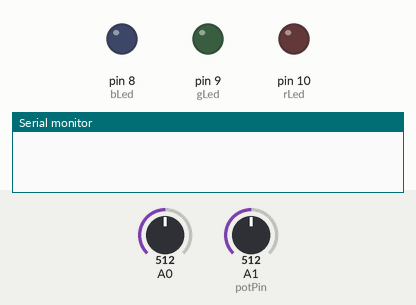
Simulated run of this sketch. Board: Arduino Uno, built with avr-gcc and run on an emulated ATmega328P. Shown: output pins drawn as LEDs (lit = HIGH), the last lines printed to the serial monitor. Dashed ring = blinking. The test bench sets the inputs (shaded band); at power-on: A0 = 512, A1 (potPin) = 512.

Above: at 1.2 s.
1.3 s: A0 set to 106
2.8 s: A0 set to 95
At 4.2 s:
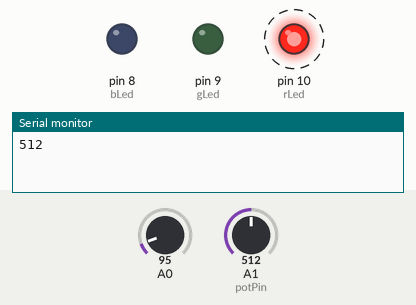
5.8 s: A0 set to 122
At 6.2 s:
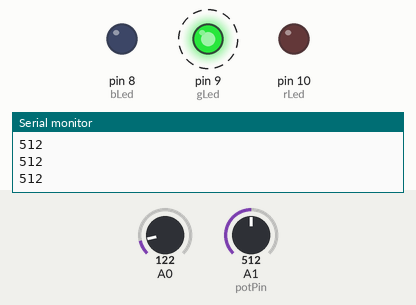
8.8 s: A1 (potPin) set to 689
11.8 s: A1 (potPin) set to 713
At 12.2 s:
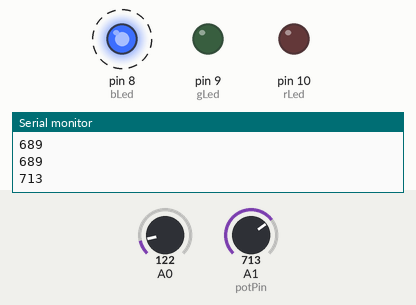
14.8 s: A1 (potPin) set to 690
At 15.2 s:
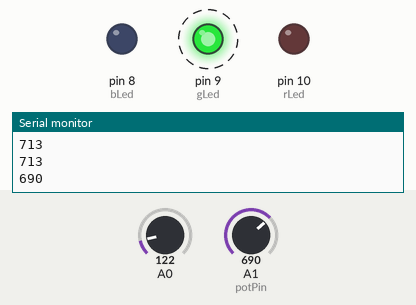
Timing chart, 0 to 18.8 s (numbered marks = the images above; inputs shaded):
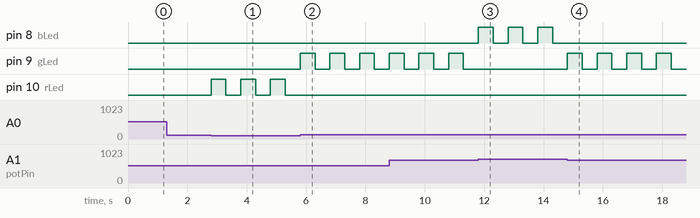

Measured:
- the behaviour switches between 101 and 100 on A0 (found by bisection; images 0 and 1)
- the behaviour switches between 700 and 701 on A1 (potPin) (found by bisection; images 2 and 3)
- after the input at 1.3 s, every drawn part: stays the same
- after the input at 2.8 s, pin 10 (rLed): alternates HIGH for 0.50 s and LOW for 0.50 s, starting at once
- after the input at 5.8 s, pin 9 (gLed): alternates HIGH for 0.50 s and LOW for 0.50 s, starting at once; pin 10 (rLed): stops changing and stays LOW
- after the input at 11.8 s, pin 8 (bLed): alternates HIGH for 0.50 s and LOW for 0.50 s, starting at once; pin 9 (gLed): stops changing and stays LOW
- after the input at 14.8 s, pin 8 (bLed): stops changing and stays LOW; pin 9 (gLed): alternates HIGH for 0.50 s and LOW for 0.50 s, starting at once

The sketch:

While.ino
```cpp
const int rLed = 10;
const int gLed = 9;
const int bLed = 8;
const int potPin = 1;
int potReading;


void setup() {
pinMode(rLed, OUTPUT);
pinMode(gLed, OUTPUT);
pinMode(bLed, OUTPUT);
Serial.begin(9600);

}

void blink(int ledToBlink, int timeToDelay){
digitalWrite(ledToBlink, HIGH);
delay(timeToDelay);
digitalWrite(ledToBlink, LOW);
delay(timeToDelay);


}

void loop() {

  while(analogRead(potReading) <= 100){
    blink(rLed, 500);
    potReading = analogRead(potPin);
    Serial.println(potReading);
  }
  while(potReading > 100 && potReading <= 700){
    blink(gLed, 500);
    potReading = analogRead(potPin);
    Serial.println(potReading);
  }
  while(potReading > 700){
    blink(bLed, 500);
    potReading = analogRead(potPin);
    Serial.println(potReading);
  }


}
```
